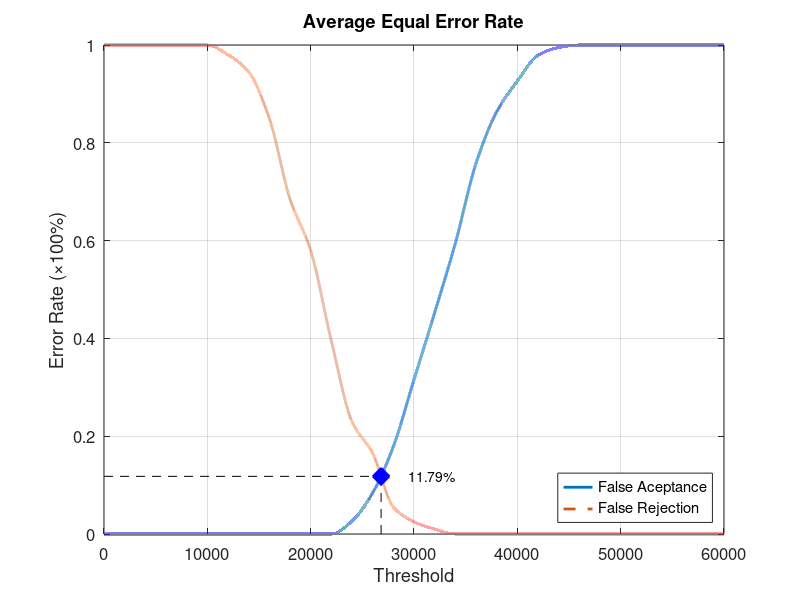
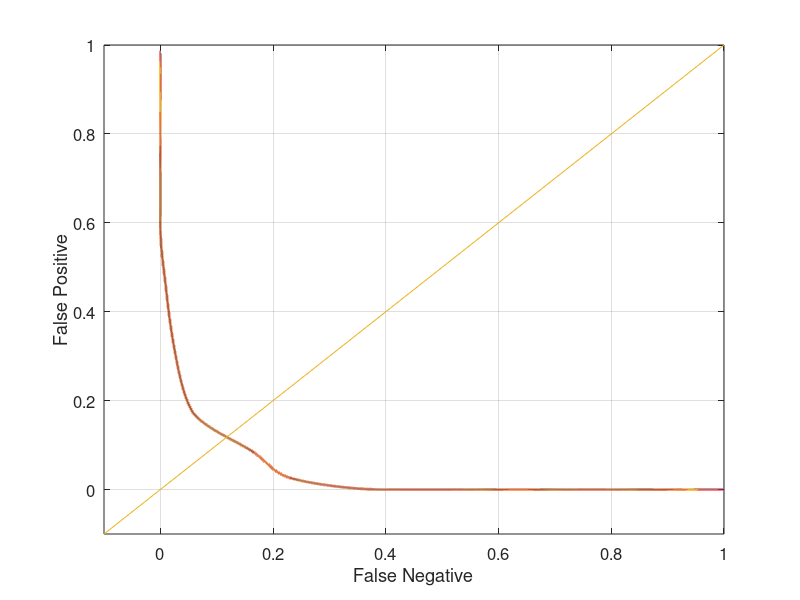

MATLAB code to generate these figures, in order:
function yEER = Database1_3
close all;
clear;
clc;
x = 0:2000:60000;
xq = 0:0.5:60000;

y0 = [0 0 0 0 0 0 0 0 0 0 0 0 0.0263158 0.0842105 0.178947 0.315789 0.452632 0.594737 0.757895 0.863158 0.926316 0.978947 0.994737 1 1 1 1 1 1 1 1];
yy0 = interp1(x, y0, xq, 'pchip');
y1 = [1 1 1 1 1 1 0.98 0.945 0.85 0.685 0.58 0.395 0.23 0.165 0.055 0.025 0.01 0 0 0 0 0 0 0 0 0 0 0 0 0 0];
yy1 = interp1(x, y1, xq, 'pchip');

% Calculating EER: 
y2 = abs(y0 - y1);
find(y2 == min(y2))
yy2 = abs(yy0 - yy1);
xEER = find(yy2 == min(yy2));
xEERIndex = xq(xEER) % X-axis EER
yEER = yy0(xEER) % Y-axis EER

main = figure
plot(xq, yy0,'-','LineWidth', 2);	hold on
plot(xq, yy1,'--','LineWidth', 2);	hold on
plot([xEERIndex xEERIndex], [0 yEER], 'k--');	hold on
plot([0 xEERIndex], [yEER yEER], 'k--');	hold on
plot(xEERIndex, yEER, 'bx', 'LineWidth', 10);	hold on
text(xEERIndex + 10 * xEERIndex / 100, yEER, [num2str(round((10000 * yEER)) / 100) '%'])
legend('False Aceptance', 'False Rejection', 'Location', 'SouthEast')
xlabel('Threshold')
ylabel('Error Rate (\times100%)')
title('Average Equal Error Rate')
set(gca, 'FontSize', 12)
axis([0 60000 0 1])
grid on

print(main, 'Database1_3Main', '-dpng');
FNRxFPR = figure('Color', [1 1 1]);
plot(yy1, yy0, '-', yy1, yy0, 'LineWidth', 2);
hold on
y = -0.1:0.1:1
plot(y, y); 
set(gca, 'FontSize', 12)
xlabel('False Negative')
ylabel('False Positive')
axis([-0.1 1 -0.1 1])
set(gca, 'FontSize', 12)
grid on

print(FNRxFPR, 'Database1_3FNRxFPR','-dpng');
end
